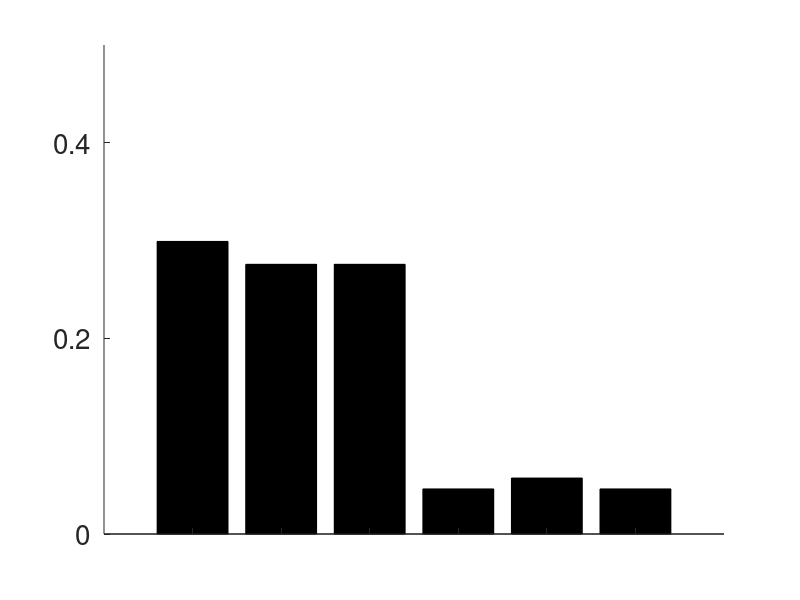
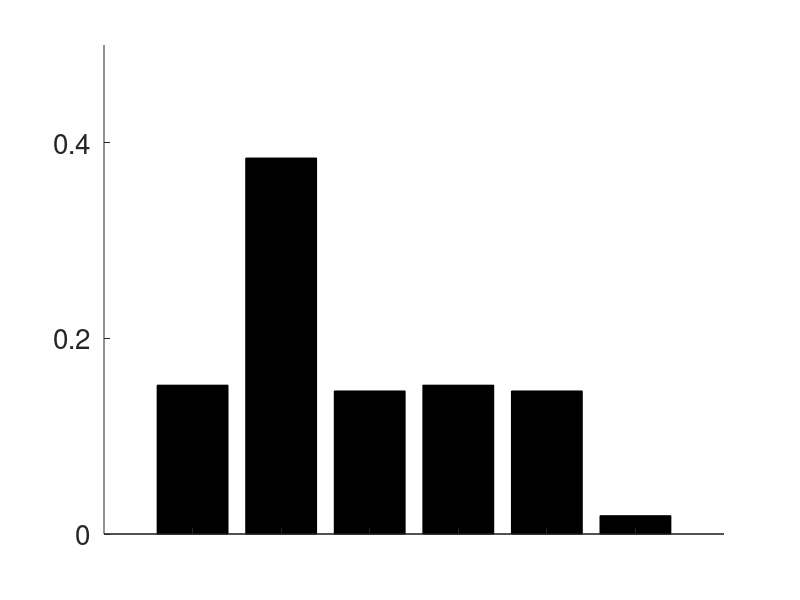
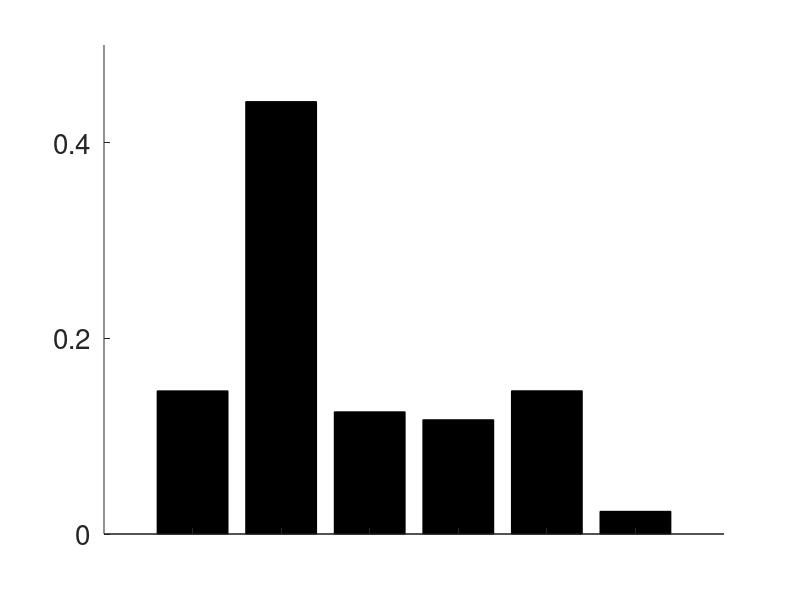

MATLAB code for these plots, in order:
function makePlots()

load causalPreds2

% make teaching plots
% compute probabilities for each pair of choices

exnum = [1 5 7];
these{1} = 1:4; these{2} = [5,6,9,10]; these{3} = [7 8 11 12];
causenum = [1 4 7]; % common cause, effect, chain
pairs = [1 1; 1 2; 1 3; 2 2; 2 3; 3 3];
times = [1 2 2 1 2 1];


teach = cell(1,3);
for i = 1 : length(causenum)
    % this assumes independent
    %tmp(i,:) = sum(likelihoods{1}(these{i}, :));
    
    teach{i} = ones(3);
    % this does sequential
    for j = 1 : length(exnum)
        
        for k = 1 : length(exnum)
            teach{i}(j,k) = likelihoods{1}(exnum(j),causenum(i)) .* like2{j}(exnum(k),causenum(i));
        end
    end
    
end


for h = 1 : length(teach)
    props = [];
    for i = 1 : size(teach{h},1)
        for j = i:3
            if i==j
                props(end+1) = teach{h}(i,j);
            else
                props(end+1) = teach{h}(i,j)+teach{h}(j,i);
            end
        end
    end
    
    disp(props);
    bar(props, 'k');
    set(gca, 'xticklabel', {});
    q = axis; q(4) = .5; q(1:2) = [0 7];
    axis(q); box off;
    set(gca, 'ytick', 0:.2:.5,'fontsize', 20);
    print('-depsc', ['figure_teaching',num2str(h)]);
end